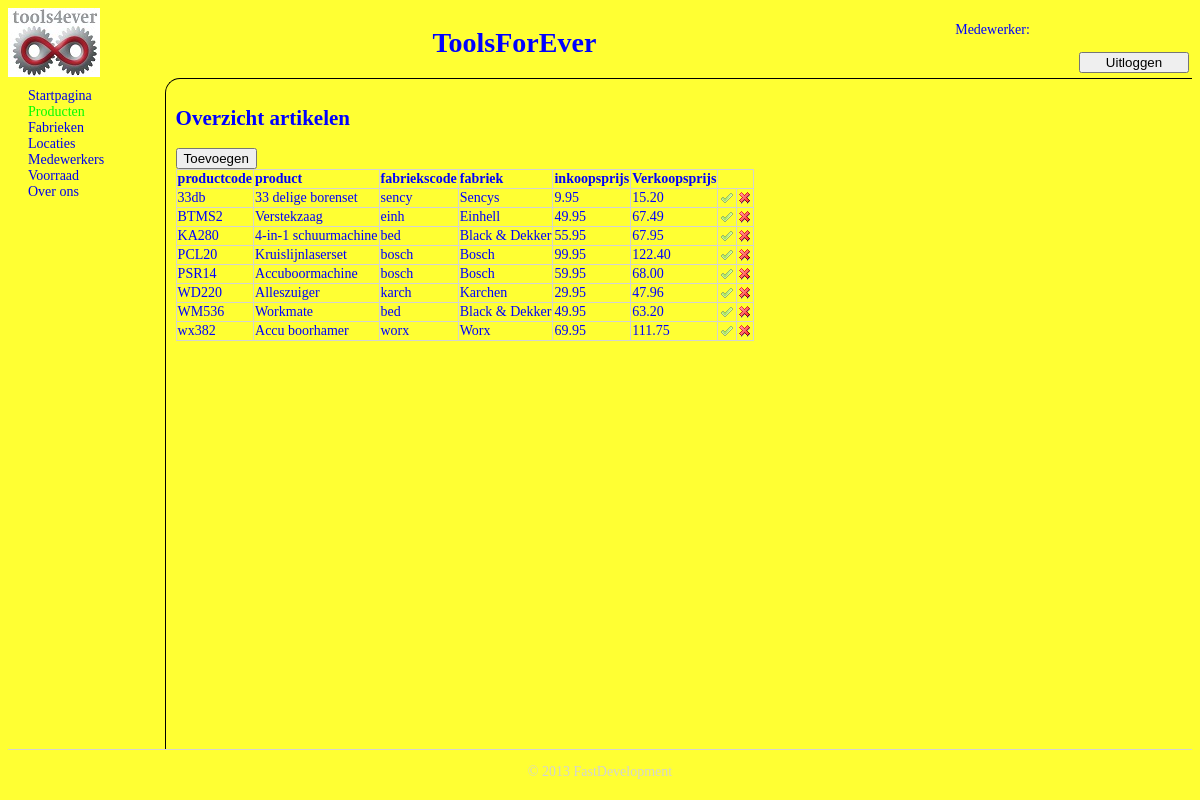
The page /index.php?prod=1 (signed in) on the database its author committed.
### tables this page shows
create table artikel (
	productcode varchar(5),
	product varchar(25),
	type varchar(20),
	fabriekscode varchar(5),
	inkoopsprijs decimal(10, 2),
	verkoopsprijs decimal(10,2),
	primary key(productcode),
	foreign key(fabriekscode) references fabriek(fabriekscode)
);

create table fabriek (
	fabriekscode varchar(5),
	fabrieksnaam varchar(15),
	telefoon varchar(10),
	primary key(fabriekscode)
);

### index.php (the view, shortened to what this page needs)
?><!DOCTYPE html>
<html>
<head>
	<link href="toolsforever.css" rel="stylesheet" type="text/css" media="screen" />
</head>
<body>
	<header>
		<div id="logo"><a href="index.php"><img src="afbeeldingen/NewLogo.jpg" /></a></div>
		<div id="titel"><h1>ToolsForEver</h1></div>
		<div id="inlog">
      <form method="post" action="index.php">
    <?php
    if (isset($_SESSION['user'])) {
      echo '<p>Medewerker: '.$_SESSION['user']['voorletters'].' '. $_SESSION['user']['voorvoegsel'].' '.$_SESSION['user']['achternaam'].'</p><input type="submit" name="loguit" value="Uitloggen">';
    } ?>
      </form>
		</div>
	</header>
	<div id="wrapper">
  <?php if (isset($_SESSION['user'])) {  ?>
  <nav>
  <?php if(isset($_GET['prod'])) { ?>
    <a href="index.php">Startpagina</a>
    <a class="huidig" href="index.php?prod=1">Producten</a>
  <?php } ?>
    <a href="intern/fabrieken.php">Fabrieken</a>
    <a href="intern/locaties.php">Locaties</a>
    <a href="intern/medewerkers.php">Medewerkers</a>
    <a href="intern/voorraad.php">Voorraad</a>
    <a href="info.php">Over ons</a>
  </nav>
  <?php }
  if(isset($_GET['prod'])) { ?>
	<article>
            <h1>Overzicht artikelen</h1>
            <input type="button" value="Toevoegen" onclick="location.href='intern/artikeltoevoegen.php';" />
            <table>
              <thead>
                <td>productcode</td>
                <td>product</td>
                <td>fabriekscode</td>
                <td>fabriek</td>
                <td>inkoopsprijs</td>
                <td>Verkoopsprijs</td>
              </thead>
                <?php
              include "database.php";
          if($_SESSION['user']['rights'] == 0) {
              $sql = "SELECT * FROM artikel JOIN fabriek ON artikel.fabriekscode = fabriek.fabriekscode";
              $result = $conn->query($sql);
              foreach ($result as $row) {
                echo "<tr>";
                echo "<td>" . $row["productcode"] . "</td>";
                echo "<td>" . $row["product"] . "</td>";
                echo "<td>" . $row["fabriekscode"] . "</td>";
                echo "<td>" . $row["fabrieksnaam"] . "</td>";
                echo "<td>" . $row["inkoopsprijs"] . "</td>";
                echo "<td>" . $row["verkoopsprijs"] . "</td>";
                echo "<td><a href='intern/artikelwijzigen.php?productcode=" . $row["productcode"]. "'\><img src='../afbeeldingen/wijzigen.png'/></a></td>";
                echo "<td><a href='intern/artikelverwijderen.php?id=" . $row["productcode"]. "'\><img src='../afbeeldingen/verwijderen.png'/></a></td>";
              }
            } else if($_SESSION['user']['rights'] == 1) {
              echo "No Privileges";
            }
              ?>
            </table>
	</article>
  <?php } ?>
	</div>
	<footer>
		<p>&copy; 2013 FastDevelopment</p>
	</footer>
</body>
</html>

### toolsforever.css (style rules this page uses)
html { height: 100%; font-family: "Calibri"; font-size: 14px; color: #0000FF; background: #FFFF33; }
header { float: left; width: 100%; height: 10%; }
img { border: none; }
#logo { float: left; display: inline; width: 8%; width: 92px; height: 67px; }
#titel { margin: auto; text-align: center; width: 70%; float: left; }
#inlog { float: right; display: inline; width: 20%; }
#wrapper { display: block; float: right; height: 90%; width: 100%; }
nav { float: left; width: 10%; padding: 10px; }
nav a { display: block; margin-left: 10px; margin-right: 20px; text-decoration: none; }
.huidig { color: #00FF00; }
article { display: inline; padding: 10px; float: right; width: 85%; height: 650px; border-left: 1px solid black; border-top: 1px solid black; border-top-left-radius: 15px; }
article img { float: right; display: inline; }
footer { clear: both; width: 100%; color: lightgray; text-align: center; border-top: 1px solid lightgray; }
table { border: 1px solid lightgray; border-collapse:collapse; }
thead { font-weight:bold; }
td { border: 1px solid lightgray; }
form { width: 200px; }
form input { float: left; margin-bottom: 3px; margin-right: 3px; }
#inlog input { float: right; width: 110px; display: inline; }
#inlog form { width: 100%; }

### rows shown on the page
artikel: productcode "33db", product "33 delige borenset", fabriekscode.fabriekscode "sency", fabriekscode.fabrieksnaam "Sencys", inkoopsprijs "9.95", verkoopsprijs "15.20"
artikel: productcode "BTMS2", product "Verstekzaag", fabriekscode.fabriekscode "einh", fabriekscode.fabrieksnaam "Einhell", inkoopsprijs "49.95", verkoopsprijs "67.49"
artikel: productcode "KA280", product "4-in-1 schuurmachine", fabriekscode.fabriekscode "bed", fabriekscode.fabrieksnaam "Black & Dekker", inkoopsprijs "55.95", verkoopsprijs "67.95"
artikel: productcode "PCL20", product "Kruislijnlaserset", fabriekscode.fabriekscode "bosch", fabriekscode.fabrieksnaam "Bosch", inkoopsprijs "99.95", verkoopsprijs "122.40"
artikel: productcode "PSR14", product "Accuboormachine", fabriekscode.fabriekscode "bosch", fabriekscode.fabrieksnaam "Bosch", inkoopsprijs "59.95", verkoopsprijs "68.00"
artikel: productcode "WD220", product "Alleszuiger", fabriek.fabriekscode "karch", fabriek.fabrieksnaam "Karchen", inkoopsprijs "29.95", verkoopsprijs "47.96"
artikel: productcode "WM536", product "Workmate", fabriekscode.fabriekscode "bed", fabriekscode.fabrieksnaam "Black & Dekker", inkoopsprijs "49.95", verkoopsprijs "63.20"
artikel: productcode "wx382", product "Accu boorhamer", fabriekscode.fabriekscode "worx", fabriekscode.fabrieksnaam "Worx", inkoopsprijs "69.95", verkoopsprijs "111.75"
